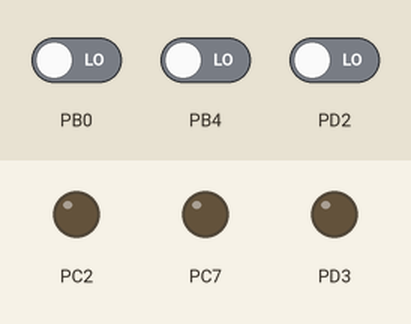
Simulated run of this program. Board: ATmega32, built with avr-gcc and emulated at 1.6 MHz. Shown: output pins drawn as LEDs (lit = HIGH). The inputs (shaded band) are chosen by the test bench; at power-on: PB0 LOW, PB4 LOW, PD2 LOW.

Above: at 1.4 s.
1.5 s: PB0 driven HIGH
At 2.7 s:
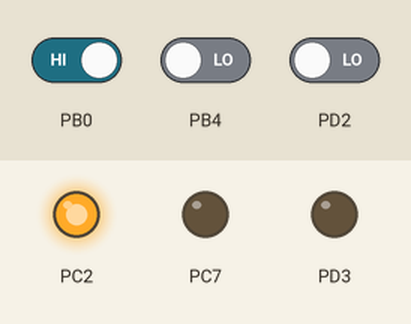
3.0 s: PB4 driven HIGH
At 3.6 s:
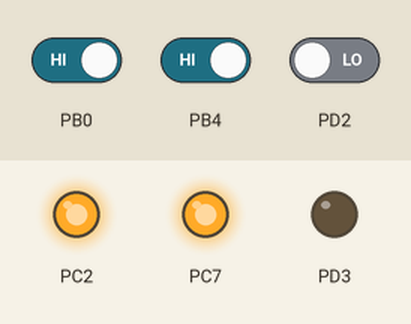
4.8 s: PD2 driven HIGH
At 6.0 s:
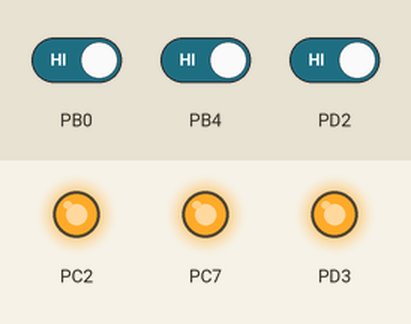
6.3 s: PB0 driven LOW
At 7.1 s:
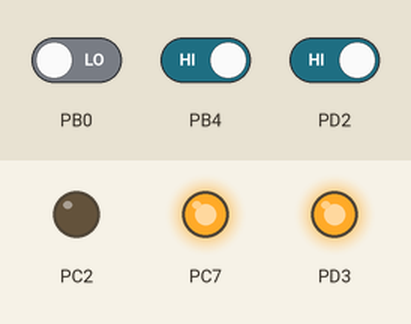
8.0 s: PB4 driven LOW
At 8.5 s:
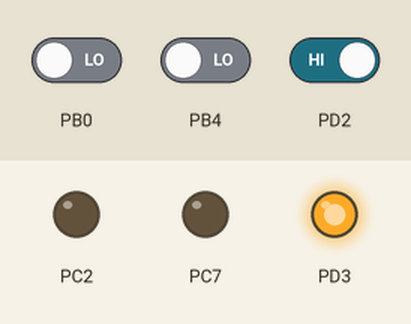
9.5 s: PB0 driven HIGH
At 10.2 s:
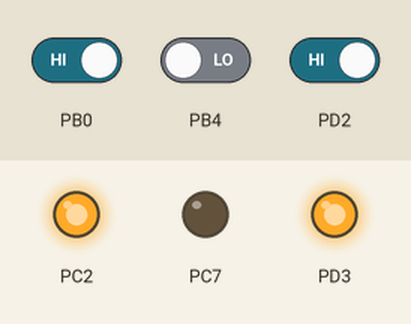
Timing chart, 0 to 12.1 s (numbered marks = the images above; inputs shaded):
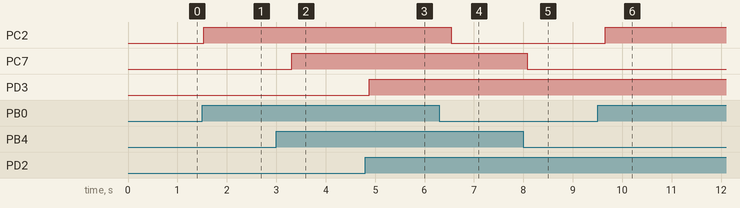

Measured:
- after the input at 1.5 s, PC2: LOW → HIGH at once
- after the input at 3.0 s, PC7: LOW → HIGH after 0.31 s
- after the input at 4.8 s, PD3: LOW → HIGH after 0.08 s
- after the input at 6.3 s, PC2: HIGH → LOW after 0.24 s
- after the input at 8.0 s, PC7: HIGH → LOW after 0.08 s
- after the input at 9.5 s, PC2: LOW → HIGH after 0.16 s

The program:

main.c
```c
/*
 * Led.c
 * Created: 4/4/2020 11:11:51 AM
 * Author : Omar
 */

#define F_CPU 1600000
#include <avr/io.h>
#include <util/delay.h>
#include "bit_math.h"


int main()
{
	CLEAR_BIT(DDRB,0);
	CLEAR_BIT(DDRB,4);
	CLEAR_BIT(DDRD,2);
	SET_BIT(DDRC,2);
	SET_BIT(DDRC,7);
	SET_BIT(DDRD,3);
 /*   DDRB &=~(1<<0); //clear bit (input)
	DDRB &=~(1<<4); //clear bit (input)
	DDRD &=~(1<<2); //clear bit (input)
	DDRC |=(1<<2); //set bit (output)
	DDRC |=(1<<7); //set bit (output)
	DDRD |=(1<<3); //set bit (output)*/
    while (1)
    {
		//if(((PINB>>0)&1) == 1){
			if (GET_BIT(PINB,0)==1) {
			_delay_ms(30);
		//	PORTC |=(1<<2);
		     SET_BIT(PORTC,2);
			_delay_ms(100);
		}
		else{
		//PORTC &=~(1<<2);
		CLEAR_BIT(PORTC,2);
		_delay_ms(100);
		}
		//if(((PINB>>4)&1) == 1){
			if(GET_BIT(PINB,4)==1){
			_delay_ms(30);
			//PORTC |=(1<<7);
			SET_BIT(PORTC,7);
			_delay_ms(100);
    }
	else{
		//PORTC &=~(1<<7);
		CLEAR_BIT(PORTC,7);
		_delay_ms(100);
	}
	 //if(((PIND>>2)&1) == 1){
		 if(GET_BIT(PIND,2)==1){
		_delay_ms(30);
		//PORTD |=(1<<3);
		SET_BIT(PORTD,3);
		_delay_ms(100);
	}
	else{
		//PORTD &=~(1<<3);
		CLEAR_BIT(PORTD,3);
		_delay_ms(100);
	}
}

}
```

bit_math.h
```c
/*
 * bit_math.h
 *
 * Created: 4/5/2020 9:10:36 PM
 *  Author: omar
 */


#ifndef BIT_MATH_H_

#define BIT_MATH_H_
#define GET_BIT(var,bit)    ((var>>bit)&1)
#define SET_BIT(var,bit)    (var |=(1<<bit))
#define CLEAR_BIT(var,bit)     (var &=~(1<<bit))
#define TOGGLE_BIT(var,bit)   (var^=(1<<bit))

#endif /* BIT_MATH_H_ */
```
